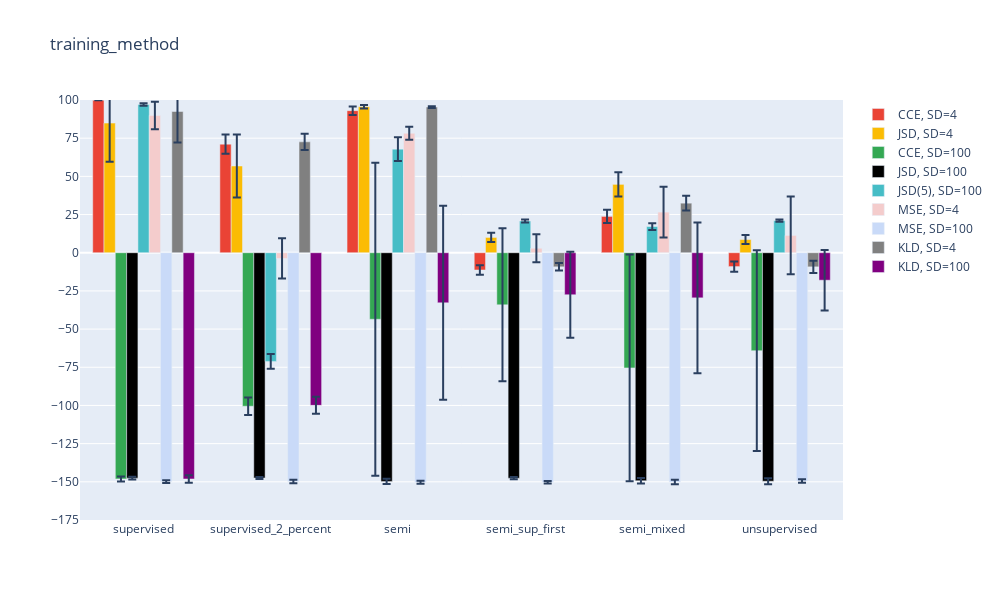

Here is the notebook cell this chart was saved with:
### Code cell
plot_vals(0)
plt.savefig("pictures/results_fig_0.svg")

### Figure 1 — Plotly figure (JSON) as saved in the notebook; plotly's stock layout.template omitted (floating-point values rounded to 4 significant figures)
{"data": [{"error_y": {"array": [0.01919, 6.343, 2.788, 3.168, 4.281, 3.357]}, "marker": {"color": "#EA4335"}, "name": "CCE, SD=4", "type": "bar", "x": ["supervised", "supervised_2_percent", "semi", "semi_sup_first", "semi_mixed", "unsupervised"], "y": [99.83, 71.1, 93.03, -11.31, 23.79, -9.074]}, {"error_y": {"array": [25.39, 20.69, 1.114, 3.014, 8.008, 2.974]}, "marker": {"color": "#FBBC04"}, "name": "JSD, SD=4", "type": "bar", "x": ["supervised", "supervised_2_percent", "semi", "semi_sup_first", "semi_mixed", "unsupervised"], "y": [84.89, 56.78, 95.62, 10.01, 44.76, 8.625]}, {"error_y": {"array": [1.617, 5.695, 102.5, 50.14, 74.26, 65.7]}, "marker": {"color": "#34A853"}, "name": "CCE, SD=100", "type": "bar", "x": ["supervised", "supervised_2_percent", "semi", "semi_sup_first", "semi_mixed", "unsupervised"], "y": [-148.1, -100.5, -43.56, -34.09, -75.41, -64.13]}, {"error_y": {"array": [0.9563, 0.654, 1.778, 0.7705, 1.782, 2.004]}, "marker": {"color": "#000000"}, "name": "JSD, SD=100", "type": "bar", "x": ["supervised", "supervised_2_percent", "semi", "semi_sup_first", "semi_mixed", "unsupervised"], "y": [-147.6, -147.5, -149.7, -147.6, -149.3, -149.6]}, {"error_y": {"array": [0.8444, 4.838, 7.769, 0.9427, 2.213, 0.6868]}, "marker": {"color": "#46BDC6"}, "name": "JSD(5), SD=100", "type": "bar", "x": ["supervised", "supervised_2_percent", "semi", "semi_sup_first", "semi_mixed", "unsupervised"], "y": [97.08, -71.17, 67.82, 20.75, 17.13, 21.02]}, {"error_y": {"array": [9.023, 13.16, 4.288, 9.226, 16.64, 25.49]}, "marker": {"color": "#F4CCCC"}, "name": "MSE, SD=4", "type": "bar", "x": ["supervised", "supervised_2_percent", "semi", "semi_sup_first", "semi_mixed", "unsupervised"], "y": [89.86, -3.765, 78.24, 2.932, 26.6, 11.34]}, {"error_y": {"array": [0.9671, 1.186, 0.9774, 0.8483, 1.517, 1.138]}, "marker": {"color": "#C9DAF8"}, "name": "MSE, SD=100", "type": "bar", "x": ["supervised", "supervised_2_percent", "semi", "semi_sup_first", "semi_mixed", "unsupervised"], "y": [-149.9, -149.8, -150.3, -150.3, -150.1, -149.5]}, {"error_y": {"array": [20.33, 5.29, 0.5828, 2.441, 4.854, 4.065]}, "marker": {"color": "grey"}, "name": "KLD, SD=4", "type": "bar", "x": ["supervised", "supervised_2_percent", "semi", "semi_sup_first", "semi_mixed", "unsupervised"], "y": [92.49, 72.6, 95.38, -9.234, 32.46, -9.251]}, {"error_y": {"array": [2.464, 5.567, 63.57, 28.1, 49.29, 19.77]}, "marker": {"color": "purple"}, "name": "KLD, SD=100", "type": "bar", "x": ["supervised", "supervised_2_percent", "semi", "semi_sup_first", "semi_mixed", "unsupervised"], "y": [-148.2, -99.95, -32.78, -27.52, -29.54, -17.99]}], "layout": {"height": 600, "title": {"text": "training_method"}, "width": 1000, "yaxis": {"dtick": 25, "range": [-175, 100], "tick0": 0}}}
